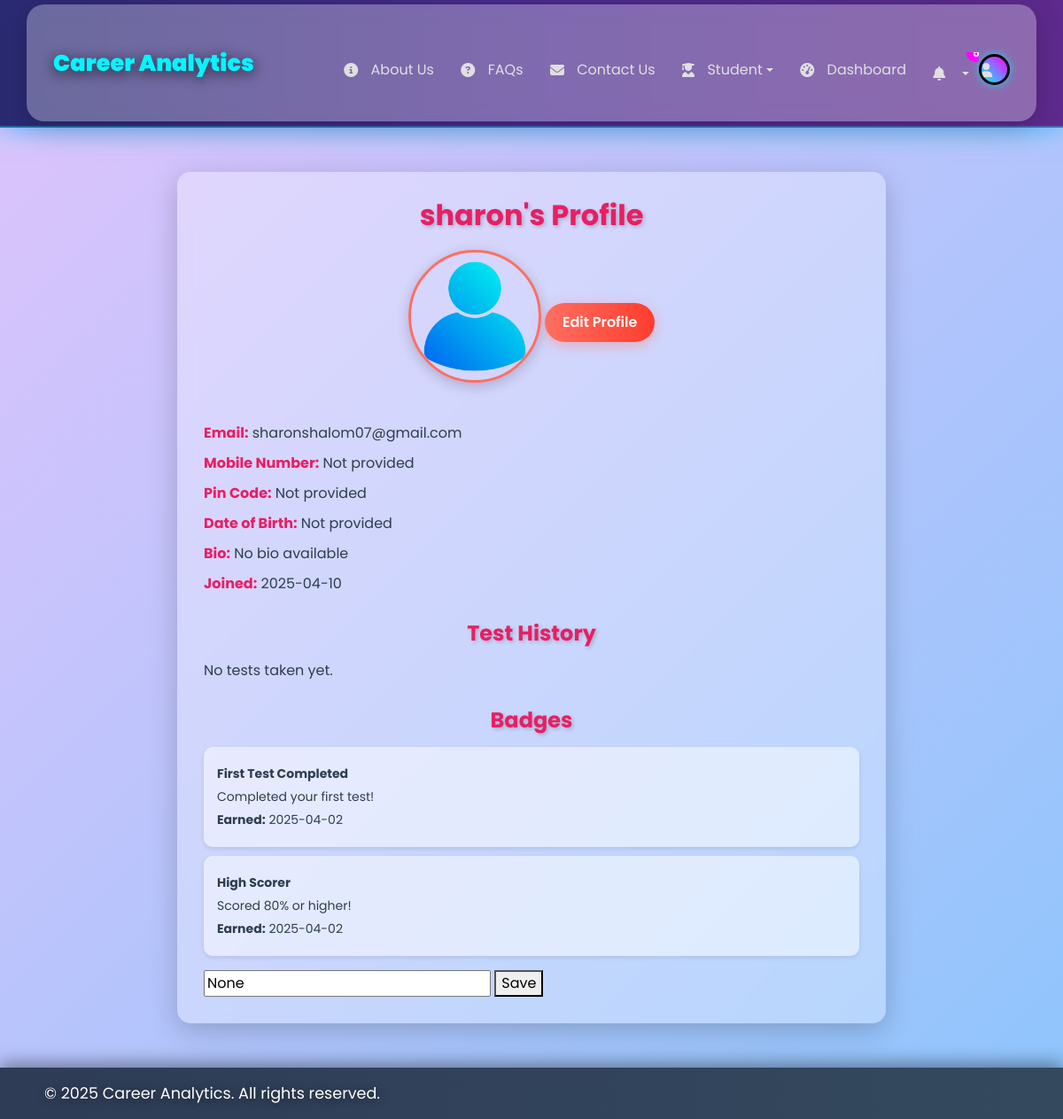
The app's page /profile (signed in) with its own data.
### app.py (models this page shows)
class User(UserMixin, db.Model):
    id = db.Column(db.Integer, primary_key=True)
    username = db.Column(db.String(150), unique=True, nullable=False)
    password = db.Column(db.String(150), nullable=False)
    email = db.Column(db.String(150), unique=True, nullable=True)
    animations_enabled = db.Column(db.Boolean, default=True, nullable=False)
    created_at = db.Column(
        db.DateTime(timezone=True),
        nullable=False,
        default=lambda: datetime.now(timezone.utc)
    )
    updated_at = db.Column(
        db.DateTime(timezone=True),
        nullable=False,
        default=lambda: datetime.now(timezone.utc),
        onupdate=lambda: datetime.now(timezone.utc)
    )
    theme = db.Column(db.String(10), default='light', nullable=False)  # For theme preference
    notify_test_reminders = db.Column(db.Boolean, default=True, nullable=False)  # Notification preferences
    notify_badge_earned = db.Column(db.Boolean, default=True, nullable=False)
    notify_progress_updates = db.Column(db.Boolean, default=True, nullable=False)
    email_notifications = db.Column(db.Boolean, default=True, nullable=False)  # Email preferences
    email_newsletters = db.Column(db.Boolean, default=False, nullable=False)
    profile_visibility = db.Column(db.String(10), default='public', nullable=False)  # Profile visibility
    preferred_test_categories = db.Column(db.JSON, default=lambda: [], nullable=False)
    mobile_number = db.Column(db.String(20), nullable=True)# Preferred test categories
    pin_code = db.Column(db.String(10), nullable=True)
    dob = db.Column(db.Date, nullable=True)
    bio= db.Column(db.Text,        nullable=True)
    tests = db.relationship('TestResult', backref='user', lazy=True)
    badges = db.relationship('Badge', backref='user', lazy=True)
    notifications = db.relationship('Notification', backref='user', lazy=True)
    aptitude_scores = db.Column(db.JSON, default="{}", nullable=False)  # Changed to string default
    personality_scores = db.Column(db.JSON, default="{}", nullable=False)  # Changed to string default
    skill_gap_scores = db.Column(db.JSON, default="{}", nullable=False)  # Added field with default
    skill_gap_completed_at = db.Column(db.DateTime)

class Badge(db.Model):
    id = db.Column(db.Integer, primary_key=True)
    user_id = db.Column(db.Integer, db.ForeignKey('user.id'), nullable=False)
    name = db.Column(db.String(100), nullable=False)
    description = db.Column(db.String(200), nullable=False)
    icon = db.Column(db.String(50), nullable=False)
    date_earned = db.Column(db.DateTime, default=lambda: datetime.now(timezone.utc))

### app.py (the view, shortened to what this page needs)
@app.route('/profile', methods=['GET', 'POST'])
@login_required
def profile():
    form = ProfileForm()
    form.email.data = current_user.email
    tests = TestResult.query.filter_by(user_id=current_user.id).order_by(TestResult.completed_at.desc()).all()
    badges = Badge.query.filter_by(user_id=current_user.id).order_by(Badge.date_earned.desc()).all()
    notifications = Notification.query.filter_by(user_id=current_user.id, is_read=False).order_by(Notification.date.desc()).limit(5).all()
    return render_template('profile.html', user=current_user, form=form, tests=tests, badges=badges,
                          active_page='profile', notifications=notifications)

### forms.py
class ProfileForm(FlaskForm):
    email = StringField('Email', validators=[Optional(), Email()])
    password = PasswordField('New Password', validators=[Optional(), Length(min=8)])
    password_confirm = PasswordField('Confirm New Password', validators=[
        Optional(),
        EqualTo('password', message='Passwords must match.')
    ])
    mobile_number = StringField('Mobile Number', validators=[Optional(), Regexp(r'^\+?1?\d{9,15}$', message="Invalid mobile number.")])
    pin_code = StringField('Pin Code', validators=[Optional(), Length(min=5, max=10)])
    dob = DateField('Date of Birth', format='%Y-%m-%d', validators=[Optional()])
    bio = TextAreaField('Bio', validators=[Optional(), Length(max=500)])
    profile_image = FileField('Profile Picture', validators=[
        Optional(),
        FileAllowed(['jpg', 'jpeg', 'png', 'gif'], 'Images only!'),
        FileSize(max_size=5 * 1024 * 1024, message='File size must be less than 5MB.')
    ])
    submit = SubmitField('Update Profile')

### app.py (called while the page is built)
@app.before_request
def init_session():
    if 'used_aptitude' not in session:
        session['used_aptitude'] = []
    if 'aptitude_history' not in session:
        session['aptitude_history'] = defaultdict(list)

@login_manager.user_loader
def load_user(user_id):
    return db.session.get(User, int(user_id))

### templates/profile.html (shortened to what this page needs)
{% extends "base.html" %}
{% block content %}
<div class="profile-container">
    <div class="profile-header">
        <h1>{{ user.username }}'s Profile</h1>
        <img src="{{ url_for('static', filename=user.profile_image if user.profile_image else 'images/default_profile.jpg') }}" alt="Profile Picture" class="profile-image">
        <a href="{{ url_for('profile_edit') }}" class="btn-edit">Edit Profile</a>
    </div>
    <div class="profile-info">
        <p><strong>Email:</strong> {{ user.email or 'Not provided' }}</p>
        <p><strong>Mobile Number:</strong> {{ user.mobile_number or 'Not provided' }}</p>
        <p><strong>Pin Code:</strong> {{ user.pin_code or 'Not provided' }}</p>
        <p><strong>Date of Birth:</strong> {{ user.dob.strftime('%Y-%m-%d') if user.dob else 'Not provided' }}</p>
        <p><strong>Bio:</strong> {{ user.bio or 'No bio available' }}</p>
        <p><strong>Joined:</strong> {{ user.created_at.strftime('%Y-%m-%d') }}</p>
    </div>
    <div class="test-history">
        <h2>Test History</h2>
        {% if test_history %}
            <ul>
                {% for test in test_history %}
                    <li>
                        <p><strong>Test Type:</strong> {{ test.test_type | capitalize }}</p>
                        <p><strong>Score:</strong> {{ test.score }}%</p>
                        <p><strong>Completed:</strong> {{ test.completed_at.strftime('%Y-%m-%d %H:%M:%S') }}</p>
                    </li>
                {% endfor %}
            </ul>
        {% else %}
            <p>No tests taken yet.</p>
        {% endif %}
    </div>
    <div class="badges">
        <h2>Badges</h2>
        {% if badges %}
            <ul>
                {% for badge in badges %}
                    <li>
                        <p><strong>{{ badge.name }}</strong></p>
                        <p>{{ badge.description }}</p>
                        <p><strong>Earned:</strong> {{ badge.date_earned.strftime('%Y-%m-%d') }}</p>
                    </li>
                {% endfor %}
            </ul>
        {% else %}
            <p>No badges earned yet.</p>
        {% endif %}
    </div>
    <form method="POST">
        <input type="text" name="pin_code" value="{{ user.pin_code }}" placeholder="Enter Pin Code">
        <button type="submit">Save</button>
    </form>
</div>
{% endblock %}

### templates/base.html (shortened to what this page needs)
<!DOCTYPE html>
<html lang="en">
<head>
    <link href="https://cdn.jsdelivr.net/npm/bootstrap@5.3.0/dist/css/bootstrap.min.css" rel="stylesheet">
    <link rel="stylesheet" href="{{ url_for('static', filename='css/main.css') }}">
    <link rel="stylesheet" href="https://cdnjs.cloudflare.com/ajax/libs/font-awesome/6.6.0/css/all.min.css">
    <link rel="stylesheet" href="https://cdn.jsdelivr.net/npm/bootstrap-icons@1.10.5/font/bootstrap-icons.css">
    <link rel="stylesheet" href="{{ url_for('static', filename='css/style.css') }}">
    <link rel="stylesheet" href="{{ url_for('static', filename='css/personality.css') }}">
</head>
<body class="{% if active_page == 'dashboard' %}dashboard-page{% endif %} {% if current_user.is_authenticated and current_user.theme == 'dark' %}dark-mode{% endif %}">
    <nav class="navbar custom-navbar navbar-expand-lg navbar-dark fixed-top">
        <div class="container">
            <div class="navbar-brand-container">
                <a class="navbar-brand {% if active_page == 'index' %}active{% endif %}" href="{{ url_for('index') }}">Career Analytics</a>
            </div>
            <div class="collapse navbar-collapse" id="navbarNav">
                <ul class="navbar-nav ms-auto align-items-center">
                    <li class="nav-item">
                        <a class="nav-link {% if active_page == 'about' %}active{% endif %}" href="{{ url_for('about') }}"><i class="fas fa-info-circle"></i> About Us</a>
                    </li>
                    <li class="nav-item">
                        <a class="nav-link {% if active_page == 'faq' %}active{% endif %}" href="{{ url_for('faq') }}"><i class="fas fa-question-circle"></i> FAQs</a>
                    </li>
                    <li class="nav-item">
                        <a class="nav-link {% if active_page == 'contact' %}active{% endif %}" href="{{ url_for('contact') }}"><i class="fas fa-envelope"></i> Contact Us</a>
                    </li>
                    <li class="nav-item dropdown">
    <a class="nav-link dropdown-toggle {% if active_page == 'student' %}active{% endif %}" href="#" id="studentDropdown" role="button"
       data-bs-toggle="dropdown" aria-expanded="false">
       <i class="fas fa-user-graduate"></i> Student
    </a>
</li>
                    {% if current_user.is_authenticated %}
                        <li class="nav-item">
                            <a class="nav-link {% if active_page == 'dashboard' %}active{% endif %}" href="{{ url_for('dashboard') }}"><i class="fas fa-tachometer-alt"></i> Dashboard</a>
                        </li>
                        <li class="nav-item dropdown">
                            <a class="nav-link notification-bell dropdown-toggle" href="#" id="notificationDropdown" role="button"
                               data-bs-toggle="dropdown" aria-expanded="false">
                                <i class="fas fa-bell"></i>
                                {% set unread_count = notifications|selectattr('is_read', 'equalto', False)|list|length %}
                                {% if unread_count > 0 %}
                                    <span class="badge">{{ unread_count }}</span>
                                {% endif %}
                            </a>
                        </li>
                    {% endif %}
                    <li class="nav-item dropdown">
                        <a class="nav-link profile-icon dropdown-toggle" href="#" id="profileDropdown" role="button"
                           data-bs-toggle="dropdown" aria-expanded="false">
                            {% if current_user.is_authenticated and current_user.profile_image and current_user.profile_image != 'images/default_profile.jpg' %}
                                <img src="{{ url_for('static', filename=current_user.profile_image) }}" alt="Profile Image">
                            {% else %}
                                <i class="fas fa-user"></i>
                            {% endif %}
                        </a>
                    </li>
                </ul>
            </div>
        </div>
    </nav>
    {% block content %}{% endblock %}
    <footer class="bg-dark text-white text-center py-3 mt-5">
        <div class="footer-content">
            <p>© <span>{{ '2025' | datetimeformat }}</span> Career Analytics. All rights reserved.</p>
        </div>
    </footer>
</body>
</html>

### static/css/main.css (style rules this page uses)
:root { --primary: #2A5C82; --secondary: #5BA4E6; --accent: #FFD700; --success: #4CAF50; --danger: #f44336; }

### static/css/style.css (style rules this page uses)
.container { background: rgba(255, 255, 255, 0.3); border-radius: 20px; padding: 30px; backdrop-filter: blur(10px); box-shadow: 0 8px 32px rgba(0, 0, 0, 0.2); animation: fadeIn 1s ease-in-out; }

### static/css/personality.css (style rules this page uses)
:root { --primary: #4f46e5; --secondary: #4338ca; --accent: #f59e0b; --background: #f1f5f9; }

### templates/base.html (style rules this page uses)
.navbar.custom-navbar { background: linear-gradient(90deg, #2a2a72, #4a2a8d, #5e2a8d) !important; padding: 0.3rem 1rem !important; box-shadow: 0 5px 25px rgba(0, 247, 255, 0.5), 0 -5px 25px rgba(255, 0, 255, 0.5); position: relative; animation: navbarGlow 3s infinite alternate; border-bottom: 2px solid rgba(0, 247, 255, 0.3); backdrop-filter: blur(5px); -webkit-backdrop-filter: blur(5px); }
.navbar.custom-navbar::before { content: ''; position: absolute; top: 0; left: -100%; width: 100%; height: 100%; background: linear-gradient(90deg, transparent, rgba(0, 247, 255, 0.3), transparent); animation: shine 4s infinite; }
.navbar-brand-container { flex: 0 0 auto; }
.navbar-brand { font-size: 1.5rem !important; font-weight: 900; color: #00f7ff !important; text-shadow: 0 3px 15px rgba(0, 0, 0, 0.7); transition: transform 0.3s ease, color 0.3s ease; }
.navbar-nav { flex: 0 0 auto; margin-left: auto; }
.nav-link { color: #e0e0e0 !important; padding: 0.4rem 0.8rem !important; font-size: 1rem !important; transition: color 0.3s ease, background 0.3s ease, transform 0.3s ease; display: flex; align-items: center; position: relative; }
.nav-link i { margin-right: 0.3rem !important; justify-content: center !important; padding: 0.5rem !important; }
.profile-icon { width: 35px !important; height: 35px !important; border-radius: 50%; background: linear-gradient(45deg, #00f7ff, #ff00ff) !important; display: flex; align-items: center; justify-content: center; color: #fff; font-weight: bold; transition: all 0.3s ease; cursor: pointer; box-shadow: 0 0 10px rgba(0, 247, 255, 0.7); border: 3px solid #000; }
.notification-bell { position: relative; color: #e0e0e0; font-size: 1.3rem; cursor: pointer; transition: transform 0.3s ease; margin-left: 0 !important; margin-top: 0.5rem; }
.notification-bell .badge { position: absolute; top: -8px; right: -8px; background: #ff00ff; color: #fff; border-radius: 50%; padding: 3px 7px; font-size: 0.8rem; }
footer { background: linear-gradient(90deg, #2e3c56, #34495e) !important; padding: 2rem 0; box-shadow: 0 -5px 20px rgba(0, 0, 0, 0.4); }
.footer-content { display: flex; justify-content: space-between; align-items: center; max-width: 1100px; margin: 0 auto; flex-wrap: wrap; }
footer p { margin: 0; font-size: 1.1rem; color: #fff; text-shadow: 0 2px 10px rgba(0, 0, 0, 0.5); }
@media (max-width: 1400px) { .nav-link { font-size: 1rem !important; } }
@media (max-width: 1400px) { .navbar-brand { font-size: 1.6rem !important; } }
@media (max-width: 1200px) { .nav-link { padding: 0.5rem 0.7rem !important; } }
@media (max-width: 1200px) { .nav-link i { margin-right: 0.4rem !important; } }
.nav-link, .dropdown-item { white-space: nowrap; overflow: hidden; text-overflow: ellipsis; max-width: 200px; }

### records on screen
User: username "sharon", email "sharonshalom07@gmail.com", mobile_number "Not provided", pin_code "Not provided", dob "Not provided", bio "No bio available", created_at "2025-04-10", pin_code "None"
Badge: name "First Test Completed", description "Completed your first test!", date_earned "2025-04-02"
Badge: name "High Scorer", description "Scored 80% or higher!", date_earned "2025-04-02"

### other values on screen
{{ '2025' | datetimeformat }} "2025"
